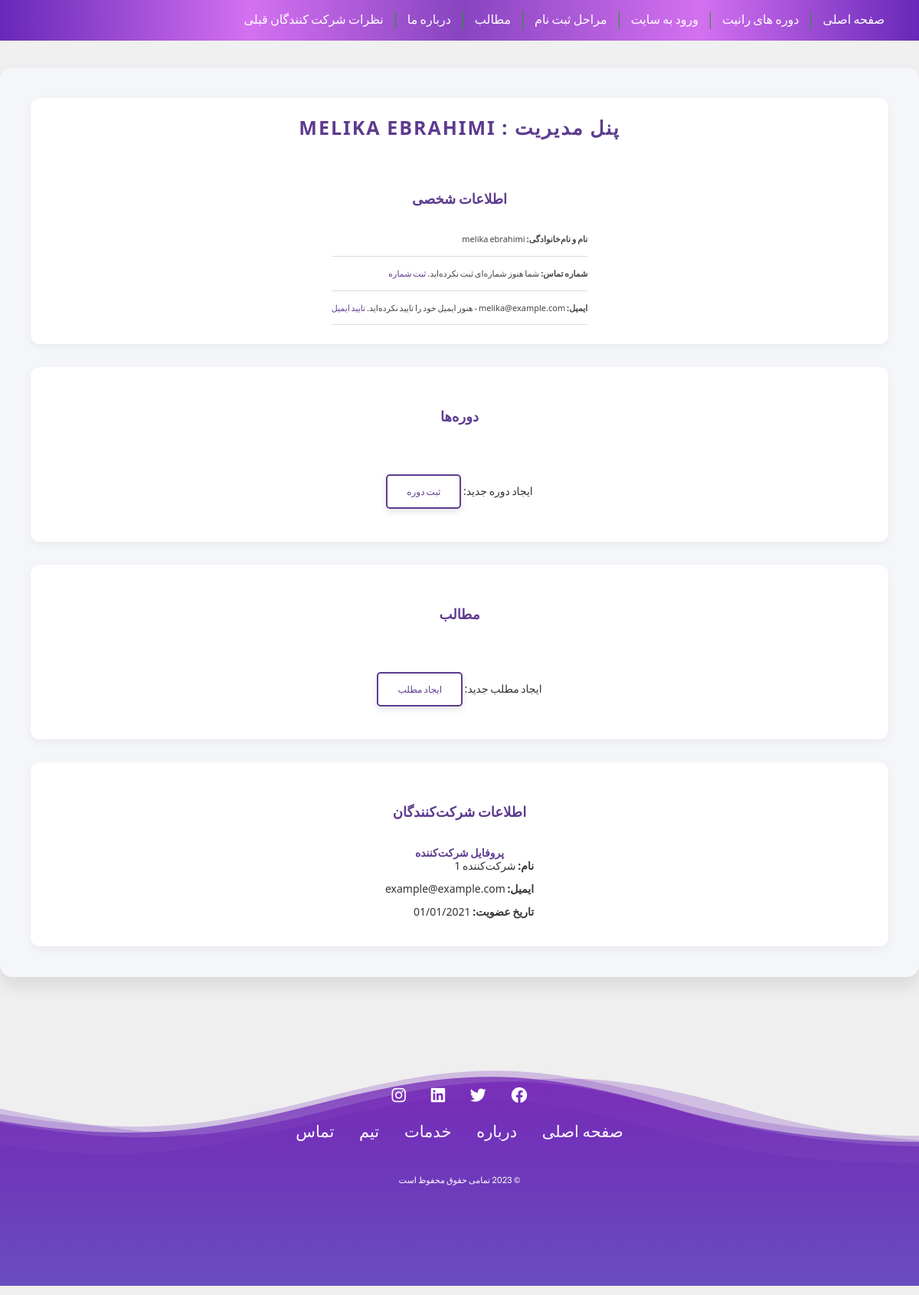
Page /admin-panel (signed in) on the committed database.
### runnit_project/models.py (models this page shows, shortened)
class User(db.Model):
    user_id = db.Column(db.Integer, primary_key=True)
    firstname = db.Column(db.String(50), nullable=False)
    lastname = db.Column(db.String(50), nullable=False)
    email = db.Column(db.String(100), unique=True, nullable=False)
    email_verified = db.Column(db.Boolean, default=False)
    phone_number = db.Column(db.String(15), nullable=True)
    profile_pic = db.Column(db.String(200))
    resume = db.Column(db.String(150), nullable=True)  # Stores the resume file path
    resume_approved = db.Column(SQLAEnum(ResumeStatus), nullable=True)
    iqtest_score = db.Column(db.Integer, nullable=True)
    _password = db.Column(db.String(250), nullable=False)
    is_admin = db.Column(db.Boolean, default=False)
    is_superuser = db.Column(db.Boolean, default=False)
    is_authenticated = db.Column(db.Boolean, default=False)
    posts = db.relationship('Post', backref='user', lazy=True)
    comments = db.relationship('Comment', backref='user', lazy=True)
    ratings = db.relationship('Rating', backref='user', lazy=True)
    resume = db.relationship("Resume", back_populates="user", uselist=False)  # uselist=False ensures one-to-one
    course = db.relationship('Course', backref='user', lazy=True)
    iqtest = db.relationship('IQTest', backref='user', lazy=True)
    type = db.Column(db.String(50))
    @property
    def password(self):
        raise AttributeError("password is not a readable attribute")

class Superuser(User):
    def __init__(self, firstname, lastname, email, password, **kwargs):
        super().__init__(firstname=firstname, lastname=lastname, email=email, password=password, **kwargs)
        self.is_superuser = True

### runnit_project/routes.py (the view)
@app.route("/admin-panel")
@admin_required
@login_required
def admin_panel():
    user_id = session["user_id"]
    user = User.query.filter_by(user_id = user_id).first()
    courses = Course.query.filter_by(user_id = user_id)
    posts = Post.query.filter_by(user_id = user_id)
    return render_template("admin_panel.html",user=user,courses = courses,posts=posts)

### run.py (called while the page is built, shortened)
@app.before_request
def create_initials():
    if not "language" in session:
        session["language"] = 'fa'
    global initialization_done

### runnit_project/templates/admin_panel.html (shortened to what this page needs)
{% extends './shared/base.html' %}
{% block content %}
<div class="admin-panel">
    <section class="admin-info">
        <h1>پنل مدیریت : {{ user.firstname }} {{ user.lastname }}</h1>
        <h2>اطلاعات شخصی</h2>
        <ul class="info-list">
            <li><strong>نام و نام‌خانوادگی:</strong> {{ user.firstname }} {{ user.lastname }}</li>
            <li><strong>شماره تماس:</strong>
                {% if user.phone %}
                    {{ user.phone }}
                {% else %}
                    شما هنوز شماره‌ای ثبت نکرده‌اید. <a href="{{ url_for('enter_phone') }}">ثبت شماره</a>
                {% endif %}
            </li>
            <li><strong>ایمیل:</strong>
                {% if user.email_verified == false %}
                    <span class="alert-email">{{ user.email }}</span> - هنوز ایمیل خود را تایید نکرده‌اید.
                    <a href="{{ url_for('verify_email') }}">تایید ایمیل</a>
                {% else %}
                    <span class="verified-email">{{ user.email }}</span>
                {% endif %}
            </li>
        </ul>
    </section>
    <section class="courses">
        <h2>دوره‌ها</h2>
        {% if courses %}
            <p>ایجاد دوره جدید: <a href="{{ url_for('create_course') }}" class="btn-create">ثبت دوره</a></p>
        {% else %}
            <p>هنوز دوره‌ای ایجاد نکرده‌اید. <a href="{{ url_for('create_course') }}" class="btn-create">ایجاد دوره جدید</a></p>
        {% endif %}
    </section>
    <section class="posts">
        <h2>مطالب</h2>
        {% if posts %}
            <p>ایجاد مطلب جدید: <a href="{{ url_for('create_post') }}" class="btn-create">ایجاد مطلب</a></p>
        {% else %}
            <p>هنوز مطلبی ایجاد نکرده‌اید. <a href="{{ url_for('create_post') }}" class="btn-create">ایجاد مطلب جدید</a></p>
        {% endif %}
    </section>
    <section class="participants-info">
        <h2>اطلاعات شرکت‌کنندگان</h2>
        <div class="participant-profile">
            <h3>پروفایل شرکت‌کننده</h3>
            <p><strong>نام:</strong> شرکت‌کننده 1</p>
            <p><strong>ایمیل:</strong> example@example.com</p>
            <p><strong>تاریخ عضویت:</strong> 01/01/2021</p>
        </div>
    </section>
</div>
{% endblock %}

### runnit_project/static/css/style.css (style rules this page uses)
html { overflow-x: hidden; }
body { margin: 0; padding: 0; font-family: 'BYekan'; font-size: 14px; word-spacing: -1px; background-color: #fff }
a:link,a:hover,a:active { text-decoration: none; outline: 0 !important }
i,span,label,a { display: inline-block; font-weight: normal; }
ul { list-style: none !important; list-style-type: none !important; margin: 0; padding: 0 }
h1,h2,h3,h4,h5,h6 { font-size: 15px; margin: 0; padding: 0 }
a,i,input[type="submit"], form button { -webkit-transition : all 0.2s linear 0s; -moz-transition : all 0.2s linear 0s; -ms-transition : all 0.2s linear 0s; -o-transition : all 0.2s linear 0s; transition : all 0.2s linear 0s }

### runnit_project/static/css/style3.css (style rules this page uses)
section { display: flex; flex-direction: column; justify-content: flex-end; gap: 30px; padding-bottom: 80px; padding-left: 60px; width: 100%; }
@media (width > 420px) { section { align-items: center; padding-left: 0; gap: 20px; } }

### runnit_project/templates/admin_panel.html (style rules this page uses)
.admin-panel { max-width: 1200px; margin: 0 auto; padding: 40px; background-color: #f4f6f9; border-radius: 16px; box-shadow: 0 12px 24px rgba(0, 0, 0, 0.1); font-family: 'Segoe UI', Tahoma, Geneva, Verdana, sans-serif; }
h1, h2, h3 { color: #5e3b8f; font-weight: 600; text-align: center; }
h1 { font-size: 2.5rem; margin-bottom: 20px; text-transform: uppercase; letter-spacing: 2px; }
h2 { font-size: 1.8rem; margin-top: 30px; color: #5e3b8f; }
h3 { font-size: 1.4rem; margin-top: 15px; }
.admin-info { background-color: #ffffff; padding: 25px; border-radius: 12px; box-shadow: 0 4px 12px rgba(0, 0, 0, 0.05); margin-bottom: 30px; }
.admin-info .info-list { list-style-type: none; padding: 0; }
.admin-info .info-list li { padding: 14px 0; font-size: 1.1rem; border-bottom: 1px solid #ddd; color: #444; }
.admin-info .info-list a { color: #5e3b8f; text-decoration: none; font-weight: 500; }
.courses, .posts, .participants-info { background-color: #ffffff; padding: 25px; margin-top: 30px; border-radius: 12px; box-shadow: 0 4px 12px rgba(0, 0, 0, 0.05); }
.btn-action, .btn-create { padding: 12px 25px; margin: 8px 0; background-color: transparent; color: #5e3b8f; text-decoration: none; border: 2px solid #5e3b8f; border-radius: 5px; font-size: 1.1rem; display: inline-block; transition: all 0.3s ease; box-shadow: 0 4px 10px rgba(0, 0, 0, 0.1); }
.btn-create { font-size: 1.2rem; display: inline-block; margin-top: 25px; }

### runnit_project/templates/shared/FooterComponent.html (style rules this page uses)
body { font-family: 'Poppins', sans-serif; margin: 0; padding: 0; background-color: #f0f0f0; }

### rows in the picture
Superuser: firstname "MELIKA", lastname "EBRAHIMI", firstname "melika", lastname "ebrahimi", email "melika@example.com"
